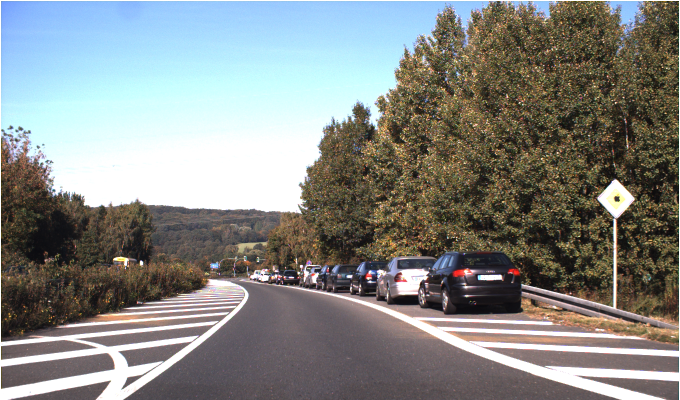
#> input picture data/FullIJCNN2013/00010.ppm, 1360 x 800 px (shown at 1/2 size)
$ python -i hog_demo_utils.py   (imports and definitions only)   (older library calls are emulated)
#> lines starting #> are read from the running program, lines starting #| are printed output that depends on the picture
from __future__ import annotations

from pathlib import Path
from typing import Any

import cv2
import matplotlib.pyplot as plt
import numpy as np
from skimage.feature import hog


DEFAULT_HOG_CONFIG = {
    "image_size": (64, 64),
    "orientations": 9,
    "pixels_per_cell": (8, 8),
    "cells_per_block": (2, 2),
    "block_norm": "L2-Hys",
    "preprocessing": "gray_clahe",
}


def normalize_tuple(value: Any) -> tuple[int, int]:
    if isinstance(value, tuple):
        return tuple(int(v) for v in value)
    if isinstance(value, list):
        return tuple(int(v) for v in value)
    if isinstance(value, str):
        cleaned = value.strip().strip("()[]")
        parts = [p.strip() for p in cleaned.split(",") if p.strip()]
        if len(parts) == 1 and "x" in parts[0].lower():
            parts = parts[0].lower().split("x")
        return tuple(int(p) for p in parts)
    raise ValueError(f"Không chuyển được về tuple: {value}")


# [46 lines left out: functions normalize_config, json_ready_config, read_image, _clip_box, crop_box, not called in this run]


def preprocess_for_hog(
    image_rgb: np.ndarray,
    image_size: tuple[int, int] = (64, 64),
    preprocessing: str = "gray_clahe",
) -> np.ndarray:
#> called with image_size = (64, 64), preprocessing = 'gray_clahe'
    image_size = normalize_tuple(image_size)
    resized = cv2.resize(image_rgb, image_size, interpolation=cv2.INTER_AREA)
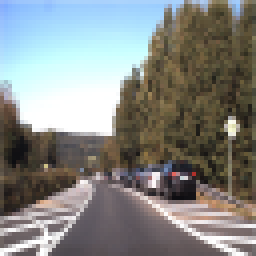
#> resized: shape (64, 64, 3) (shown 4 times larger); mean R, G, B 132.4, 134.5, 131.6

    if preprocessing == "gray":
        return cv2.cvtColor(resized, cv2.COLOR_RGB2GRAY)

    if preprocessing == "gray_clahe":
        gray = cv2.cvtColor(resized, cv2.COLOR_RGB2GRAY)
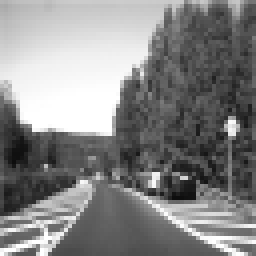
#> gray: shape (64, 64) (shown 4 times larger); min 13, max 255, mean 133.5
        clahe = cv2.createCLAHE(clipLimit=2.0, tileGridSize=(8, 8))
        return clahe.apply(gray)
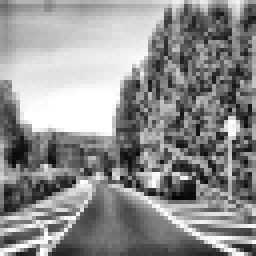
#> returned value: shape (64, 64) (shown 4 times larger); min 6, max 255, mean 142.9

    if preprocessing == "gray_clahe_blur":
        gray = cv2.cvtColor(resized, cv2.COLOR_RGB2GRAY)
        clahe = cv2.createCLAHE(clipLimit=2.0, tileGridSize=(8, 8))
        enhanced = clahe.apply(gray)
        return cv2.GaussianBlur(enhanced, (3, 3), 0)

    if preprocessing == "yuv_y":
        return cv2.cvtColor(resized, cv2.COLOR_RGB2YUV)[:, :, 0]

    if preprocessing == "hsv_v":
        return cv2.cvtColor(resized, cv2.COLOR_RGB2HSV)[:, :, 2]

    raise ValueError(f"Unsupported preprocessing mode: {preprocessing}")


# [131 lines left out: functions extract_hog_feature, _normalize_for_display, compute_hog_visualization, compute_gradients, make_gradient_orientation_display, cell_histogram and 2 more, not called in this run]


def compute_feature_dim(config: dict[str, Any]) -> int:
    return feature_dim_breakdown(config)["feature_dim"]


# [43 lines left out: functions feature_dim_breakdown, apply_condition_transform, not called in this run]


def predict_roi(model: Any, image_rgb: np.ndarray, config: dict[str, Any]) -> str:
    feature = extract_hog_feature(image_rgb, config).reshape(1, -1)
    return str(model.predict(feature)[0])


# [49 lines left out: functions draw_bbox, make_orientation_bin_figure, not called in this run]

>>> import cv2
>>> picture = cv2.cvtColor(cv2.imread('data/FullIJCNN2013/00010.ppm'), cv2.COLOR_BGR2RGB)
>>> result = preprocess_for_hog(picture)

$ run again, on data/FullIJCNN2013/00023.ppm
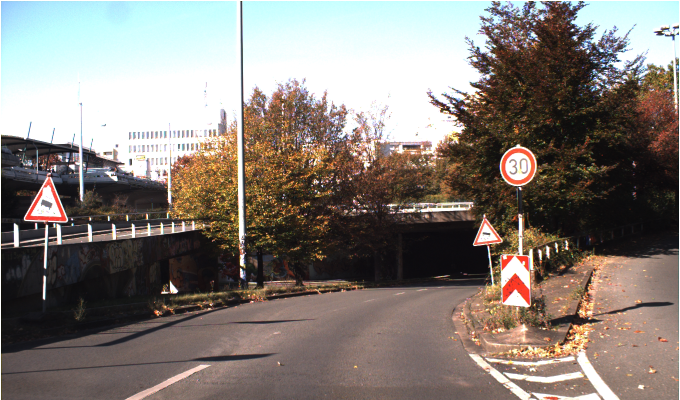
#> input picture data/FullIJCNN2013/00023.ppm, 1360 x 800 px (shown at 1/2 size)
#> in preprocess_for_hog, `gray = cv2.cvtColor(resized, cv2.COLOR_RGB2GRAY)`:
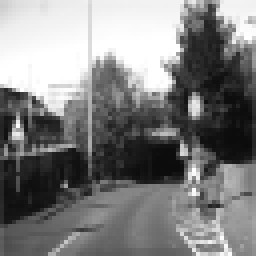
#> gray: shape (64, 64) (shown 4 times larger); min 11, max 255, mean 127.1
#> in preprocess_for_hog, `return clahe.apply(gray)`:
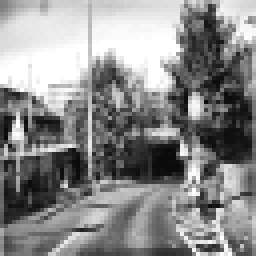
#> returned value: shape (64, 64) (shown 4 times larger); min 7, max 255, mean 138.4

$ run again, on data/FullIJCNN2013/00070.ppm
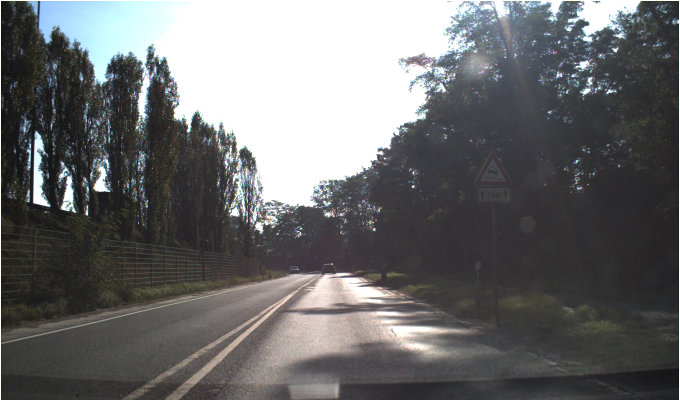
#> input picture data/FullIJCNN2013/00070.ppm, 1360 x 800 px (shown at 1/2 size)
#> in preprocess_for_hog, `gray = cv2.cvtColor(resized, cv2.COLOR_RGB2GRAY)`:
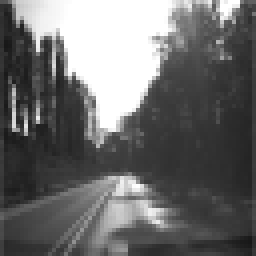
#> gray: shape (64, 64) (shown 4 times larger); min 24, max 255, mean 107
#> in preprocess_for_hog, `return clahe.apply(gray)`:
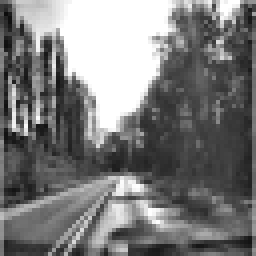
#> returned value: shape (64, 64) (shown 4 times larger); min 12, max 255, mean 122.3

$ run again, on data/FullIJCNN2013/00119.ppm
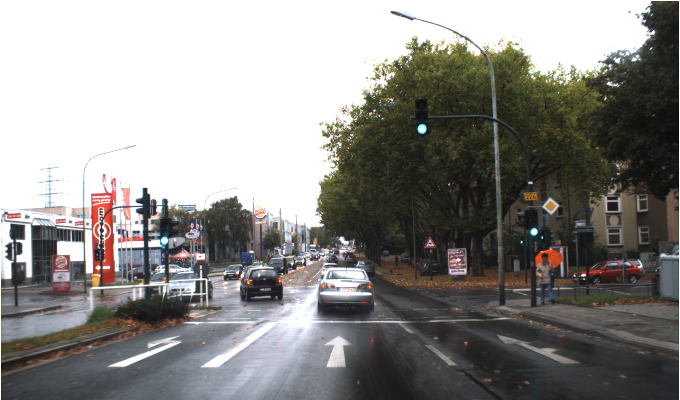
#> input picture data/FullIJCNN2013/00119.ppm, 1360 x 800 px (shown at 1/2 size)
#> in preprocess_for_hog, `gray = cv2.cvtColor(resized, cv2.COLOR_RGB2GRAY)`:
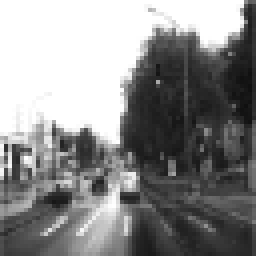
#> gray: shape (64, 64) (shown 4 times larger); min 16, max 255, mean 139
#> in preprocess_for_hog, `return clahe.apply(gray)`:
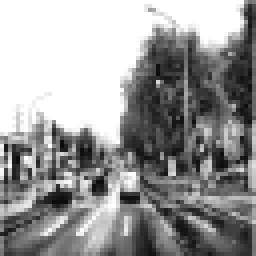
#> returned value: shape (64, 64) (shown 4 times larger); min 10, max 255, mean 153.2
